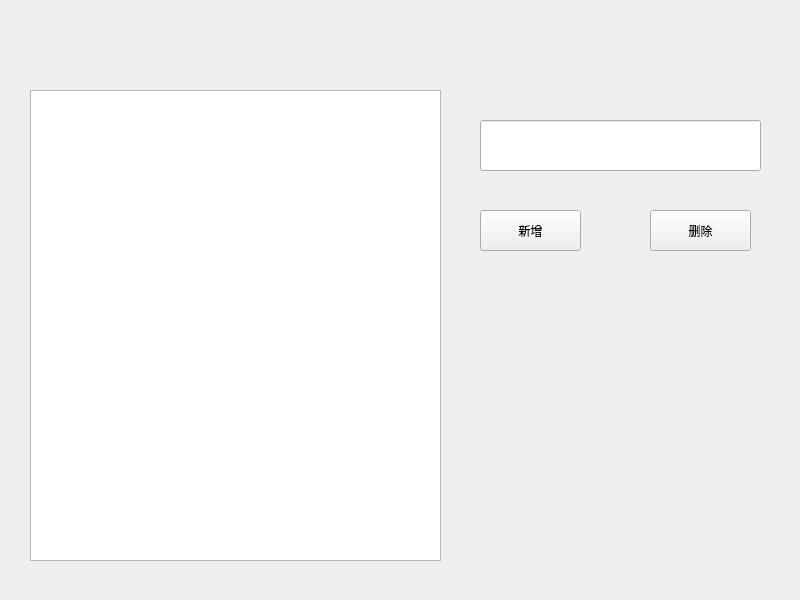
<?xml version="1.0" encoding="UTF-8"?>
<ui version="4.0">
 <class>Widget</class>
 <widget class="QWidget" name="Widget">
  <property name="geometry">
   <rect>
    <x>0</x>
    <y>0</y>
    <width>800</width>
    <height>600</height>
   </rect>
  </property>
  <property name="windowTitle">
   <string>Widget</string>
  </property>
  <widget class="QListWidget" name="listWidget">
   <property name="geometry">
    <rect>
     <x>30</x>
     <y>90</y>
     <width>411</width>
     <height>471</height>
    </rect>
   </property>
  </widget>
  <widget class="QLineEdit" name="lineEdit">
   <property name="geometry">
    <rect>
     <x>480</x>
     <y>120</y>
     <width>281</width>
     <height>51</height>
    </rect>
   </property>
  </widget>
  <widget class="QPushButton" name="pushButton_insert">
   <property name="geometry">
    <rect>
     <x>480</x>
     <y>210</y>
     <width>101</width>
     <height>41</height>
    </rect>
   </property>
   <property name="text">
    <string>新增</string>
   </property>
  </widget>
  <widget class="QPushButton" name="pushButton_delete">
   <property name="geometry">
    <rect>
     <x>650</x>
     <y>210</y>
     <width>101</width>
     <height>41</height>
    </rect>
   </property>
   <property name="text">
    <string>删除</string>
   </property>
  </widget>
 </widget>
 <resources/>
 <connections/>
</ui>
